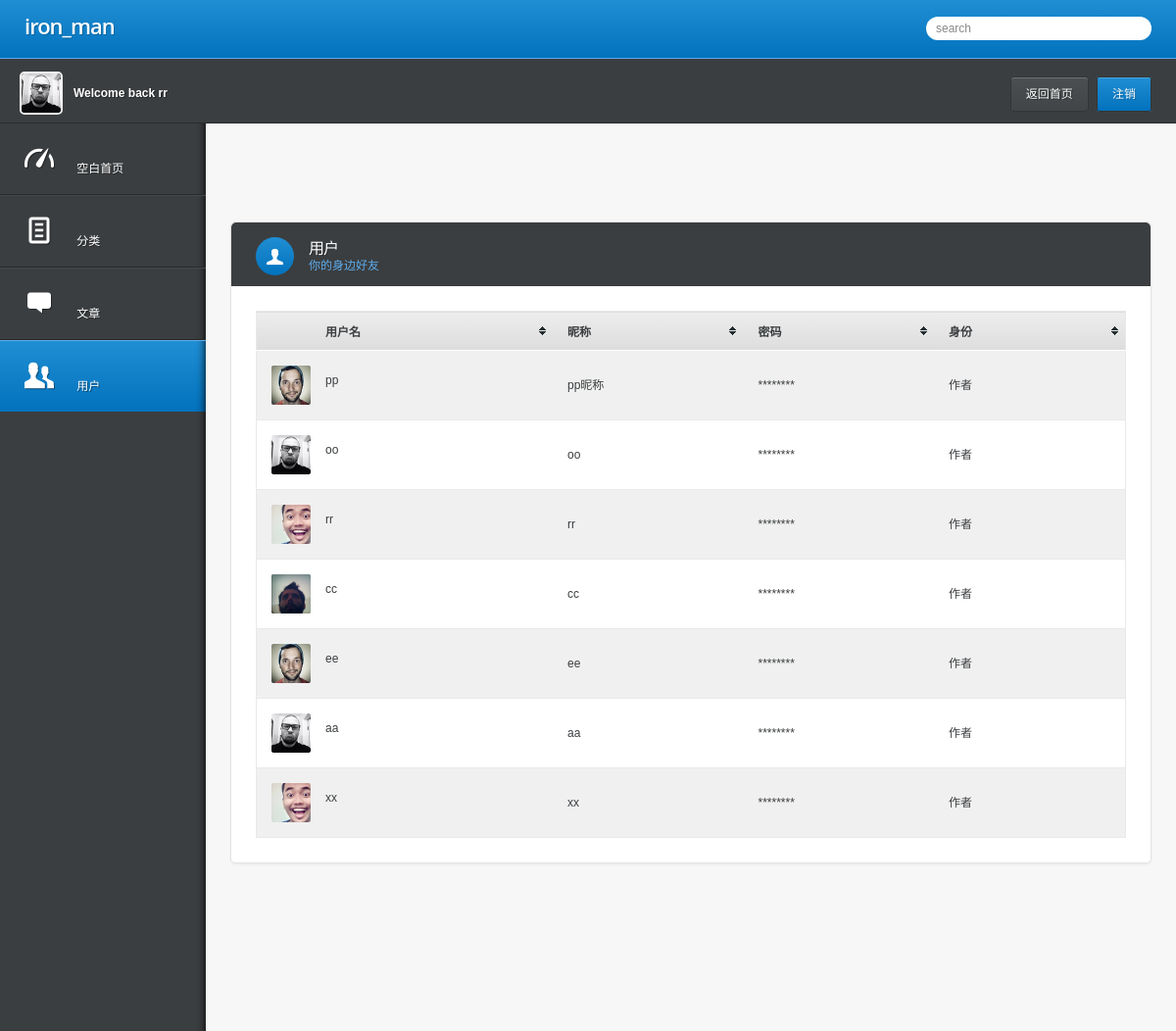
The app's page /back/users.php (signed in) with its own data.
### tables this page shows
CREATE TABLE IF NOT EXISTS `user` (
  `id` tinyint(1) NOT NULL AUTO_INCREMENT,
  `name` tinytext NOT NULL,
  `nick` tinytext NOT NULL,
  `pwd` tinytext NOT NULL,
  PRIMARY KEY (`id`)
);

### back/php/pager.class.php (called while the page is built, shortened)
<?php
        class pager {
                public $sql;
                public $page_size;
function __construct($sql,$page_size) {
                        $result = mysql_query($sql);
                        $datanum = mysql_num_rows($result);
                        $this->sql=$sql;
                        $this->page_size=$page_size;
                }
                public function page_id() {
                        if($_SERVER['QUERY_STRING'] == ""){
                                return 1;
                        }elseif(substr_count($_SERVER['QUERY_STRING'],"page_id=") == 0){
                                return 1;
                        }else{
                                return intval(substr($_SERVER['QUERY_STRING'],8));
                        }
                }
                public function start() {
                        return ($this->page_id()-1)*$this->page_size;
                }
                public function sqlquery() {
                        return $this->sql." limit ".$this->start().",".$this->page_size;
                }
        }
?>

### back/users.php (the view, shortened to what this page needs)
<!DOCTYPE html>
<html lang="">
<head>
	<link rel="stylesheet" href="css/style.css" media="all" />
</head>
<body>
<?php
include("php/pager.class.php");
if(!isset($_SESSION['admin']))
	header("Location:back.php");
else
{
?>
<div class="testing">
<header class="main">
	<h1><strong>iron_man</strong></h1>
	<input type="text" value="search" />
</header>
<section class="user">
	<div class="profile-img">
		<p><img src="images/uiface2.png" alt="" height="40" width="40" /> Welcome back <?php echo $_SESSION['nick']?></p>
	</div>
	<div class="buttons">
		<span class="button"><a href="../index.php">返回首页</a></span>
		<span class="button blue"><a href="php/land.php?action=logout">注销</a></span>
	</div>
</section>
</div>
<nav>
	<ul>
		<li><a href="dashboard.php"><span class="icon">&#128711;</span> 空白首页 </a></li>
		<li>
			<a href="category-timeline.php"><span class="icon">&#128196;</span> 分类 </a>
		</li>
		<li>
			<a href="blog-timeline.php"><span class="icon">&#59160;</span> 文章 </a>
		</li>
		<li class="section">
            <a href="users.php"><span class="icon">&#128101;</span> 用户 </a>
        </li>
	</ul>
</nav>
<section class="content">
	<section class="widget">
		<header>
			<span class="icon">&#128100;</span>
			<hgroup>
				<h1>用户</h1>
				<h2>你的身边好友</h2>
			</hgroup>
		</header>
		<div class="content">
			<table id="myTable" border="0" width="100">
				<thead>
					<tr>
						<th class="avatar">用户名</th>
						<th>昵称</th>
						<th>密码</th>
						<th>身份</th>
					</tr>
				</thead>
					<tbody>
                    <?php
					$show="select * from `user` order by id desc";
					$page = new pager($show,20);
					$result=mysql_query($page->sqlquery());
					$i=1;
					while($info = mysql_fetch_array($result,MYSQL_ASSOC))
					{
                    ?>
						<tr>
							<td class="avatar">
                                <img src="images/uiface<?php echo $i;?>.png" alt="" height="40" width="40" />
                                <?php echo $info['name'];?>
                            </td>
							<td><?php echo $info['nick'];?></td>
							<td>********</td>
							<td>作者</td>
						</tr>
                    <?php $i++;if($i>4) $i=1;}?>
					</tbody>
				</table>
		</div>
	</section>
</section>
<?php }?>
</body>
</html>

### records on screen
user: name "pp", nick "pp昵称"
user: name "oo", nick "oo"
user: name "rr", nick "rr"
user: shows a picture, name "cc", nick "cc"
user: name "ee", nick "ee"
user: name "aa", nick "aa"
user: name "xx", nick "xx"

### other values on screen
$_SESSION['nick'] "rr"
